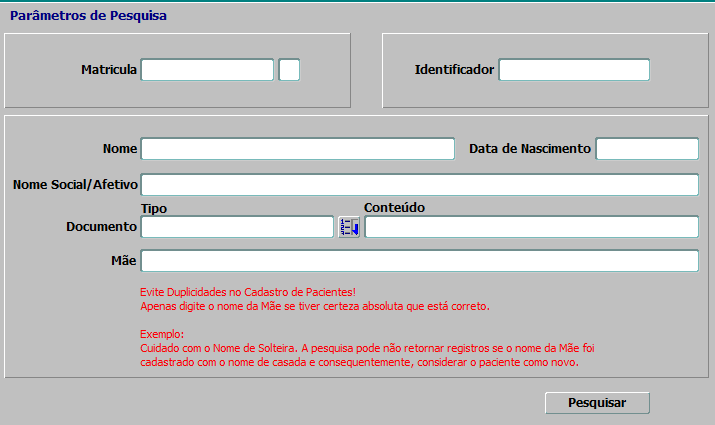
#> input picture ORACLE-FORMS/automate-oracle-forms-gpt/automte-si3-v1/images/tela-inicial-busca-paciente.png, 715 x 425 px
$ python -i ia_helper.py   (imports and definitions only)
#> lines starting #> are read from the running program, lines starting #| are printed output that depends on the picture; after the words box and inside, x2 and y2 are one past the last pixel; in counts of white or black regions, pixels touching at a corner belong together
# ia/ia_helper.py
# CLI helper for OCR and lightweight popup detection.
# Called from Sikuli (Jython) via subprocess because Jython can't use native OpenCV/Tesseract.
import sys
import cv2
import pytesseract
import numpy as np

# If tesseract binary is not in PATH, set the path here, e.g.:
# pytesseract.pytesseract.tesseract_cmd = r"C:\Program Files\Tesseract-OCR\tesseract.exe"

def ocr_image(path_image: str, lang: str = 'por') -> str:
    # Read image robustly even with unicode path
    img = cv2.imdecode(np.fromfile(path_image, dtype=np.uint8), cv2.IMREAD_COLOR)
    if img is None:
        return ''
    gray = cv2.cvtColor(img, cv2.COLOR_BGR2GRAY)
    _, th = cv2.threshold(gray, 0, 255, cv2.THRESH_BINARY + cv2.THRESH_OTSU)
    config = '--psm 6'
    text = pytesseract.image_to_string(th, lang=lang, config=config)
    return text.strip()

def detect_popup_by_ratio(path_image: str) -> str:
    img = cv2.imdecode(np.fromfile(path_image, dtype=np.uint8), cv2.IMREAD_COLOR)
#> img is the input picture: shape (425, 715, 3); mean B, G, R 196.8, 196.5, 197.9
    if img is None:
        return 'NORMAL'
    h, w = img.shape[:2]
#> h = 425; w = 715
    gray = cv2.cvtColor(img, cv2.COLOR_BGR2GRAY)
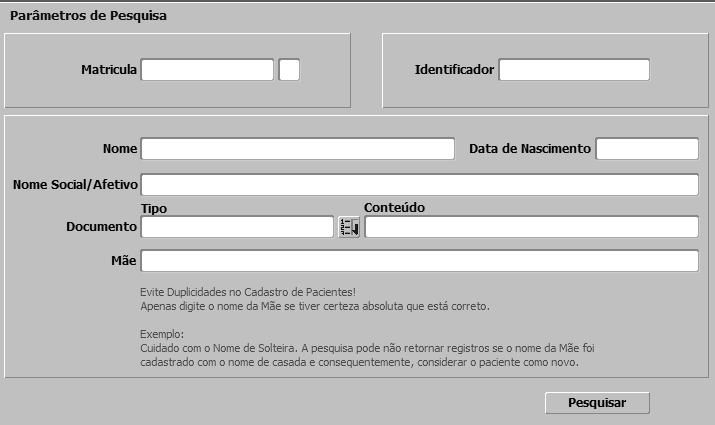
#> gray: shape (425, 715); min 0, max 255, mean 196.9
    _, th = cv2.threshold(gray, 200, 255, cv2.THRESH_BINARY)
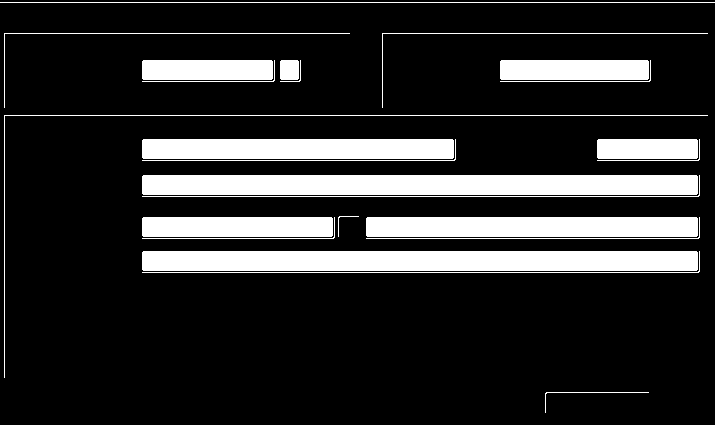
#> th: shape (425, 715); 17.2% white; 24 white regions, largest, box (x1, y1, x2, y2) and area: (142, 175, 698, 195) 11116, (142, 251, 698, 271) 11116, (366, 217, 698, 237) 6636
    white = cv2.countNonZero(th)
#> white = 52124
    total = h * w
#> total = 303875
    ratio = white / float(total)
#> ratio = 0.172
    if ratio > 0.35:
        return 'POSSIVEL_POPUP'
    return 'NORMAL'

# [10 lines not run here, left out]

>>> result = detect_popup_by_ratio('../../../ORACLE-FORMS/automate-oracle-forms-gpt/automte-si3-v1/images/tela-inicial-busca-paciente.png')
